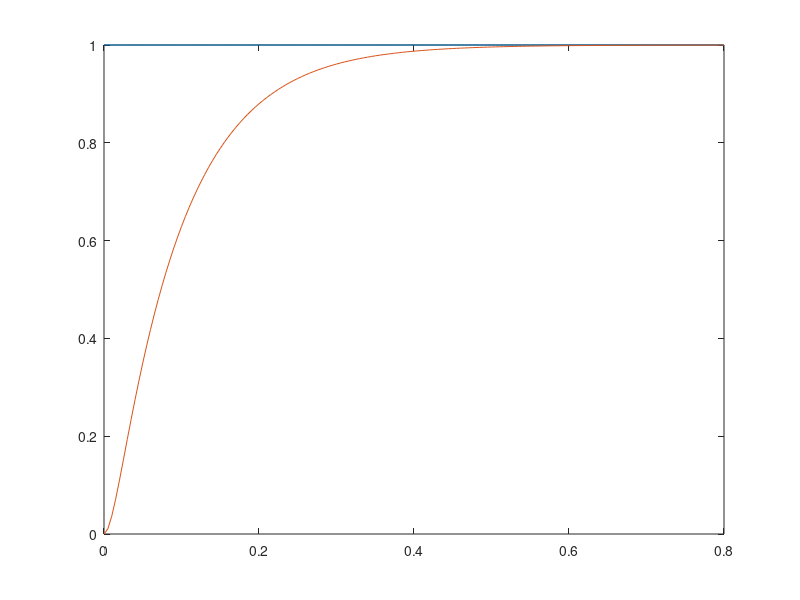

This figure's MATLAB source:
% Program "sss_llm.m" to produce the solution to the state-space formulation
%    of the linear lung mechanics model to a unit step input in Pao (u)

% Parameter values of model
L = 0.01 ;  %inertance in units of cm H2O s2/L
C = 0.1 ;   %compliance in units of L/cm H2O
R = 1 ;     %resistance in units of cm H2O s/L

A = [0  1; -1/L/C  -R/L];
B = [0  1/L/C]';
t = [0:0.005:0.8]';
u = ones(size(t));

% Construct the system using state-space formulation
Hs = ss(A,B,[1 0],0);

% Solve state space equation using lsim and plot results
y = lsim(Hs, u, t);
plot(t, u, t, y)
